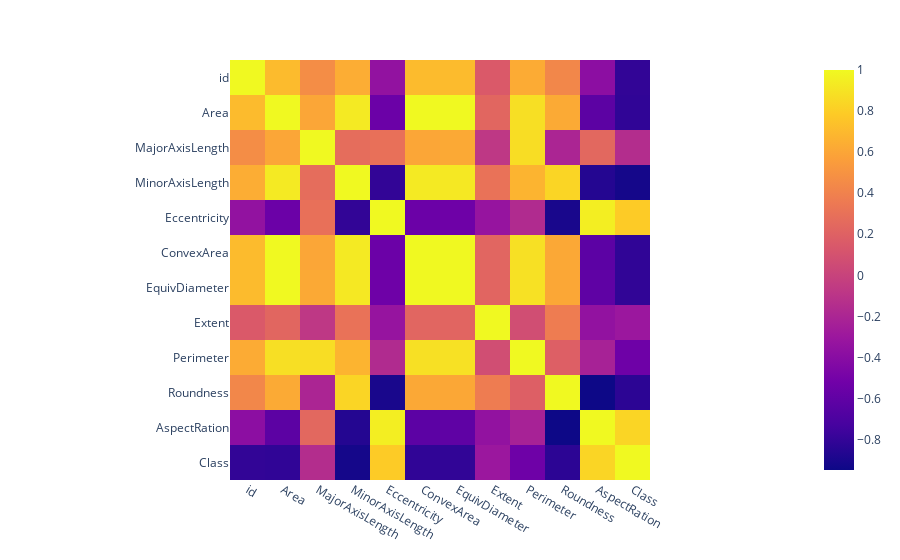

Source (notebook cell):
### Code cell
import plotly.express as px
fig = px.imshow(df.corr())
fig.show()

### Figure 1 — Plotly figure (JSON) as saved in the notebook; plotly's stock layout.template omitted (floating-point values rounded to 4 significant figures; data arrays with more than 128 entries replaced by an {"elided": "..."} marker saying what was removed)
{"data": [{"coloraxis": "coloraxis", "hovertemplate": "x: %{x}<br>y: %{y}<br>color: %{z}<extra></extra>", "name": "0", "type": "heatmap", "x": ["id", "Area", "MajorAxisLength", "MinorAxisLength", "Eccentricity", "ConvexArea", "EquivDiameter", "Extent", "Perimeter", "Roundness", "AspectRation", "Class"], "xaxis": "x", "y": ["id", "Area", "MajorAxisLength", "MinorAxisLength", "Eccentricity", "ConvexArea", "EquivDiameter", "Extent", "Perimeter", "Roundness", "AspectRation", "Class"], "yaxis": "y", "z": {"elided": "12x12 float values"}}], "layout": {"coloraxis": {"colorscale": [[0, "#0d0887"], [0.1111, "#46039f"], [0.2222, "#7201a8"], [0.3333, "#9c179e"], [0.4444, "#bd3786"], [0.5556, "#d8576b"], [0.6667, "#ed7953"], [0.7778, "#fb9f3a"], [0.8889, "#fdca26"], [1, "#f0f921"]]}, "margin": {"t": 60}, "xaxis": {"anchor": "y", "constrain": "domain", "domain": [0, 1], "scaleanchor": "y"}, "yaxis": {"anchor": "x", "autorange": "reversed", "constrain": "domain", "domain": [0, 1]}}}
